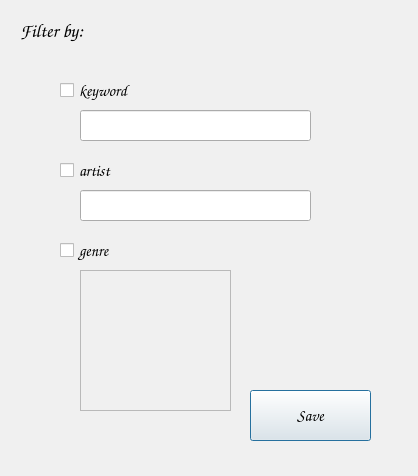
<?xml version="1.0" encoding="UTF-8"?>
<ui version="4.0">
 <class>Filter</class>
 <widget class="QDialog" name="Filter">
  <property name="geometry">
   <rect>
    <x>0</x>
    <y>0</y>
    <width>418</width>
    <height>476</height>
   </rect>
  </property>
  <property name="palette">
   <palette>
    <active>
     <colorrole role="Button">
      <brush brushstyle="SolidPattern">
       <color alpha="255">
        <red>52</red>
        <green>73</green>
        <blue>166</blue>
       </color>
      </brush>
     </colorrole>
     <colorrole role="Window">
      <brush brushstyle="SolidPattern">
       <color alpha="255">
        <red>143</red>
        <green>143</green>
        <blue>143</blue>
       </color>
      </brush>
     </colorrole>
    </active>
    <inactive>
     <colorrole role="Button">
      <brush brushstyle="SolidPattern">
       <color alpha="255">
        <red>240</red>
        <green>240</green>
        <blue>240</blue>
       </color>
      </brush>
     </colorrole>
     <colorrole role="Window">
      <brush brushstyle="SolidPattern">
       <color alpha="255">
        <red>240</red>
        <green>240</green>
        <blue>240</blue>
       </color>
      </brush>
     </colorrole>
    </inactive>
    <disabled>
     <colorrole role="Button">
      <brush brushstyle="SolidPattern">
       <color alpha="255">
        <red>52</red>
        <green>73</green>
        <blue>166</blue>
       </color>
      </brush>
     </colorrole>
     <colorrole role="Window">
      <brush brushstyle="SolidPattern">
       <color alpha="255">
        <red>143</red>
        <green>143</green>
        <blue>143</blue>
       </color>
      </brush>
     </colorrole>
    </disabled>
   </palette>
  </property>
  <property name="font">
   <font>
    <family>Comic Sans MS</family>
    <pointsize>12</pointsize>
    <italic>true</italic>
    <bold>true</bold>
   </font>
  </property>
  <property name="windowTitle">
   <string>Filter</string>
  </property>
  <widget class="QPushButton" name="fsaveButton">
   <property name="geometry">
    <rect>
     <x>250</x>
     <y>390</y>
     <width>121</width>
     <height>51</height>
    </rect>
   </property>
   <property name="font">
    <font>
     <family>Comic Sans MS</family>
     <pointsize>12</pointsize>
     <italic>true</italic>
     <bold>true</bold>
    </font>
   </property>
   <property name="text">
    <string>Save</string>
   </property>
  </widget>
  <widget class="QLineEdit" name="lineEdit">
   <property name="geometry">
    <rect>
     <x>80</x>
     <y>110</y>
     <width>231</width>
     <height>31</height>
    </rect>
   </property>
  </widget>
  <widget class="QLineEdit" name="lineEdit_2">
   <property name="geometry">
    <rect>
     <x>80</x>
     <y>190</y>
     <width>231</width>
     <height>31</height>
    </rect>
   </property>
  </widget>
  <widget class="QLabel" name="label_4">
   <property name="geometry">
    <rect>
     <x>20</x>
     <y>10</y>
     <width>151</width>
     <height>41</height>
    </rect>
   </property>
   <property name="font">
    <font>
     <family>Comic Sans MS</family>
     <pointsize>14</pointsize>
     <italic>true</italic>
     <bold>true</bold>
    </font>
   </property>
   <property name="text">
    <string>Filter by:</string>
   </property>
  </widget>
  <widget class="QScrollArea" name="scrollArea">
   <property name="geometry">
    <rect>
     <x>80</x>
     <y>270</y>
     <width>151</width>
     <height>141</height>
    </rect>
   </property>
   <property name="palette">
    <palette>
     <active>
      <colorrole role="WindowText">
       <brush brushstyle="SolidPattern">
        <color alpha="255">
         <red>0</red>
         <green>0</green>
         <blue>0</blue>
        </color>
       </brush>
      </colorrole>
      <colorrole role="Button">
       <brush brushstyle="SolidPattern">
        <color alpha="255">
         <red>255</red>
         <green>255</green>
         <blue>255</blue>
        </color>
       </brush>
      </colorrole>
      <colorrole role="Light">
       <brush brushstyle="SolidPattern">
        <color alpha="255">
         <red>255</red>
         <green>255</green>
         <blue>255</blue>
        </color>
       </brush>
      </colorrole>
      <colorrole role="Midlight">
       <brush brushstyle="SolidPattern">
        <color alpha="255">
         <red>255</red>
         <green>255</green>
         <blue>255</blue>
        </color>
       </brush>
      </colorrole>
      <colorrole role="Dark">
       <brush brushstyle="SolidPattern">
        <color alpha="255">
         <red>127</red>
         <green>127</green>
         <blue>127</blue>
        </color>
       </brush>
      </colorrole>
      <colorrole role="Mid">
       <brush brushstyle="SolidPattern">
        <color alpha="255">
         <red>170</red>
         <green>170</green>
         <blue>170</blue>
        </color>
       </brush>
      </colorrole>
      <colorrole role="Text">
       <brush brushstyle="SolidPattern">
        <color alpha="255">
         <red>0</red>
         <green>0</green>
         <blue>0</blue>
        </color>
       </brush>
      </colorrole>
      <colorrole role="BrightText">
       <brush brushstyle="SolidPattern">
        <color alpha="255">
         <red>255</red>
         <green>255</green>
         <blue>255</blue>
        </color>
       </brush>
      </colorrole>
      <colorrole role="ButtonText">
       <brush brushstyle="SolidPattern">
        <color alpha="255">
         <red>0</red>
         <green>0</green>
         <blue>0</blue>
        </color>
       </brush>
      </colorrole>
      <colorrole role="Base">
       <brush brushstyle="SolidPattern">
        <color alpha="255">
         <red>255</red>
         <green>255</green>
         <blue>255</blue>
        </color>
       </brush>
      </colorrole>
      <colorrole role="Window">
       <brush brushstyle="SolidPattern">
        <color alpha="255">
         <red>255</red>
         <green>255</green>
         <blue>255</blue>
        </color>
       </brush>
      </colorrole>
      <colorrole role="Shadow">
       <brush brushstyle="SolidPattern">
        <color alpha="255">
         <red>0</red>
         <green>0</green>
         <blue>0</blue>
        </color>
       </brush>
      </colorrole>
      <colorrole role="AlternateBase">
       <brush brushstyle="SolidPattern">
        <color alpha="255">
         <red>255</red>
         <green>255</green>
         <blue>255</blue>
        </color>
       </brush>
      </colorrole>
      <colorrole role="ToolTipBase">
       <brush brushstyle="SolidPattern">
        <color alpha="255">
         <red>255</red>
         <green>255</green>
         <blue>220</blue>
        </color>
       </brush>
      </colorrole>
      <colorrole role="ToolTipText">
       <brush brushstyle="SolidPattern">
        <color alpha="255">
         <red>0</red>
         <green>0</green>
         <blue>0</blue>
        </color>
       </brush>
      </colorrole>
      <colorrole role="PlaceholderText">
       <brush brushstyle="SolidPattern">
        <color alpha="127">
         <red>0</red>
         <green>0</green>
         <blue>0</blue>
        </color>
       </brush>
      </colorrole>
     </active>
     <inactive>
      <colorrole role="WindowText">
       <brush brushstyle="SolidPattern">
        <color alpha="255">
         <red>0</red>
         <green>0</green>
         <blue>0</blue>
        </color>
       </brush>
      </colorrole>
      <colorrole role="Button">
       <brush brushstyle="SolidPattern">
        <color alpha="255">
         <red>240</red>
         <green>240</green>
         <blue>240</blue>
        </color>
       </brush>
      </colorrole>
      <colorrole role="Light">
       <brush brushstyle="SolidPattern">
        <color alpha="255">
         <red>255</red>
         <green>255</green>
         <blue>255</blue>
        </color>
       </brush>
      </colorrole>
      <colorrole role="Midlight">
       <brush brushstyle="SolidPattern">
        <color alpha="255">
         <red>227</red>
         <green>227</green>
         <blue>227</blue>
        </color>
       </brush>
      </colorrole>
      <colorrole role="Dark">
       <brush brushstyle="SolidPattern">
        <color alpha="255">
         <red>160</red>
         <green>160</green>
         <blue>160</blue>
        </color>
       </brush>
      </colorrole>
      <colorrole role="Mid">
       <brush brushstyle="SolidPattern">
        <color alpha="255">
         <red>160</red>
         <green>160</green>
         <blue>160</blue>
        </color>
       </brush>
      </colorrole>
      <colorrole role="Text">
       <brush brushstyle="SolidPattern">
        <color alpha="255">
         <red>0</red>
         <green>0</green>
         <blue>0</blue>
        </color>
       </brush>
      </colorrole>
      <colorrole role="BrightText">
       <brush brushstyle="SolidPattern">
        <color alpha="255">
         <red>255</red>
         <green>255</green>
         <blue>255</blue>
        </color>
       </brush>
      </colorrole>
      <colorrole role="ButtonText">
       <brush brushstyle="SolidPattern">
        <color alpha="255">
         <red>0</red>
         <green>0</green>
         <blue>0</blue>
        </color>
       </brush>
      </colorrole>
      <colorrole role="Base">
       <brush brushstyle="SolidPattern">
        <color alpha="255">
         <red>255</red>
         <green>255</green>
         <blue>255</blue>
        </color>
       </brush>
      </colorrole>
      <colorrole role="Window">
       <brush brushstyle="SolidPattern">
        <color alpha="255">
         <red>240</red>
         <green>240</green>
         <blue>240</blue>
        </color>
       </brush>
      </colorrole>
      <colorrole role="Shadow">
       <brush brushstyle="SolidPattern">
        <color alpha="255">
         <red>105</red>
         <green>105</green>
         <blue>105</blue>
        </color>
       </brush>
      </colorrole>
      <colorrole role="AlternateBase">
       <brush brushstyle="SolidPattern">
        <color alpha="255">
         <red>245</red>
         <green>245</green>
         <blue>245</blue>
        </color>
       </brush>
      </colorrole>
      <colorrole role="ToolTipBase">
       <brush brushstyle="SolidPattern">
        <color alpha="255">
         <red>255</red>
         <green>255</green>
         <blue>220</blue>
        </color>
       </brush>
      </colorrole>
      <colorrole role="ToolTipText">
       <brush brushstyle="SolidPattern">
        <color alpha="255">
         <red>0</red>
         <green>0</green>
         <blue>0</blue>
        </color>
       </brush>
      </colorrole>
      <colorrole role="PlaceholderText">
       <brush brushstyle="SolidPattern">
        <color alpha="128">
         <red>0</red>
         <green>0</green>
         <blue>0</blue>
        </color>
       </brush>
      </colorrole>
     </inactive>
     <disabled>
      <colorrole role="WindowText">
       <brush brushstyle="SolidPattern">
        <color alpha="255">
         <red>127</red>
         <green>127</green>
         <blue>127</blue>
        </color>
       </brush>
      </colorrole>
      <colorrole role="Button">
       <brush brushstyle="SolidPattern">
        <color alpha="255">
         <red>255</red>
         <green>255</green>
         <blue>255</blue>
        </color>
       </brush>
      </colorrole>
      <colorrole role="Light">
       <brush brushstyle="SolidPattern">
        <color alpha="255">
         <red>255</red>
         <green>255</green>
         <blue>255</blue>
        </color>
       </brush>
      </colorrole>
      <colorrole role="Midlight">
       <brush brushstyle="SolidPattern">
        <color alpha="255">
         <red>255</red>
         <green>255</green>
         <blue>255</blue>
        </color>
       </brush>
      </colorrole>
      <colorrole role="Dark">
       <brush brushstyle="SolidPattern">
        <color alpha="255">
         <red>127</red>
         <green>127</green>
         <blue>127</blue>
        </color>
       </brush>
      </colorrole>
      <colorrole role="Mid">
       <brush brushstyle="SolidPattern">
        <color alpha="255">
         <red>170</red>
         <green>170</green>
         <blue>170</blue>
        </color>
       </brush>
      </colorrole>
      <colorrole role="Text">
       <brush brushstyle="SolidPattern">
        <color alpha="255">
         <red>127</red>
         <green>127</green>
         <blue>127</blue>
        </color>
       </brush>
      </colorrole>
      <colorrole role="BrightText">
       <brush brushstyle="SolidPattern">
        <color alpha="255">
         <red>255</red>
         <green>255</green>
         <blue>255</blue>
        </color>
       </brush>
      </colorrole>
      <colorrole role="ButtonText">
       <brush brushstyle="SolidPattern">
        <color alpha="255">
         <red>127</red>
         <green>127</green>
         <blue>127</blue>
        </color>
       </brush>
      </colorrole>
      <colorrole role="Base">
       <brush brushstyle="SolidPattern">
        <color alpha="255">
         <red>255</red>
         <green>255</green>
         <blue>255</blue>
        </color>
       </brush>
      </colorrole>
      <colorrole role="Window">
       <brush brushstyle="SolidPattern">
        <color alpha="255">
         <red>255</red>
         <green>255</green>
         <blue>255</blue>
        </color>
       </brush>
      </colorrole>
      <colorrole role="Shadow">
       <brush brushstyle="SolidPattern">
        <color alpha="255">
         <red>0</red>
         <green>0</green>
         <blue>0</blue>
        </color>
       </brush>
      </colorrole>
      <colorrole role="AlternateBase">
       <brush brushstyle="SolidPattern">
        <color alpha="255">
         <red>245</red>
         <green>245</green>
         <blue>245</blue>
        </color>
       </brush>
      </colorrole>
      <colorrole role="ToolTipBase">
       <brush brushstyle="SolidPattern">
        <color alpha="255">
         <red>255</red>
         <green>255</green>
         <blue>220</blue>
        </color>
       </brush>
      </colorrole>
      <colorrole role="ToolTipText">
       <brush brushstyle="SolidPattern">
        <color alpha="255">
         <red>0</red>
         <green>0</green>
         <blue>0</blue>
        </color>
       </brush>
      </colorrole>
      <colorrole role="PlaceholderText">
       <brush brushstyle="SolidPattern">
        <color alpha="128">
         <red>0</red>
         <green>0</green>
         <blue>0</blue>
        </color>
       </brush>
      </colorrole>
     </disabled>
    </palette>
   </property>
   <property name="font">
    <font>
     <family>Comic Sans MS</family>
     <pointsize>12</pointsize>
     <italic>true</italic>
     <bold>true</bold>
    </font>
   </property>
   <property name="widgetResizable">
    <bool>true</bool>
   </property>
   <widget class="QWidget" name="scrollAreaWidgetContents">
    <property name="geometry">
     <rect>
      <x>0</x>
      <y>0</y>
      <width>149</width>
      <height>139</height>
     </rect>
    </property>
   </widget>
  </widget>
  <widget class="QCheckBox" name="checkBox">
   <property name="geometry">
    <rect>
     <x>60</x>
     <y>80</y>
     <width>83</width>
     <height>21</height>
    </rect>
   </property>
   <property name="text">
    <string>keyword</string>
   </property>
  </widget>
  <widget class="QCheckBox" name="checkBox_2">
   <property name="geometry">
    <rect>
     <x>60</x>
     <y>160</y>
     <width>83</width>
     <height>21</height>
    </rect>
   </property>
   <property name="text">
    <string>artist</string>
   </property>
  </widget>
  <widget class="QCheckBox" name="checkBox_3">
   <property name="geometry">
    <rect>
     <x>60</x>
     <y>240</y>
     <width>83</width>
     <height>21</height>
    </rect>
   </property>
   <property name="text">
    <string>genre</string>
   </property>
  </widget>
 </widget>
 <resources/>
 <connections/>
</ui>
